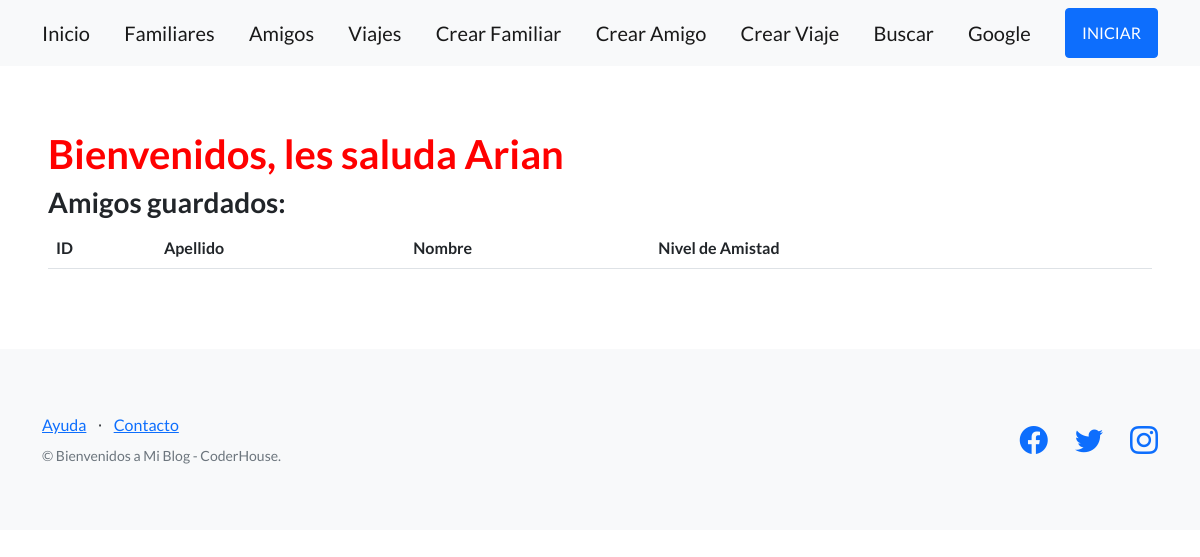
Page /blog/amigos/ on the earlier database version.
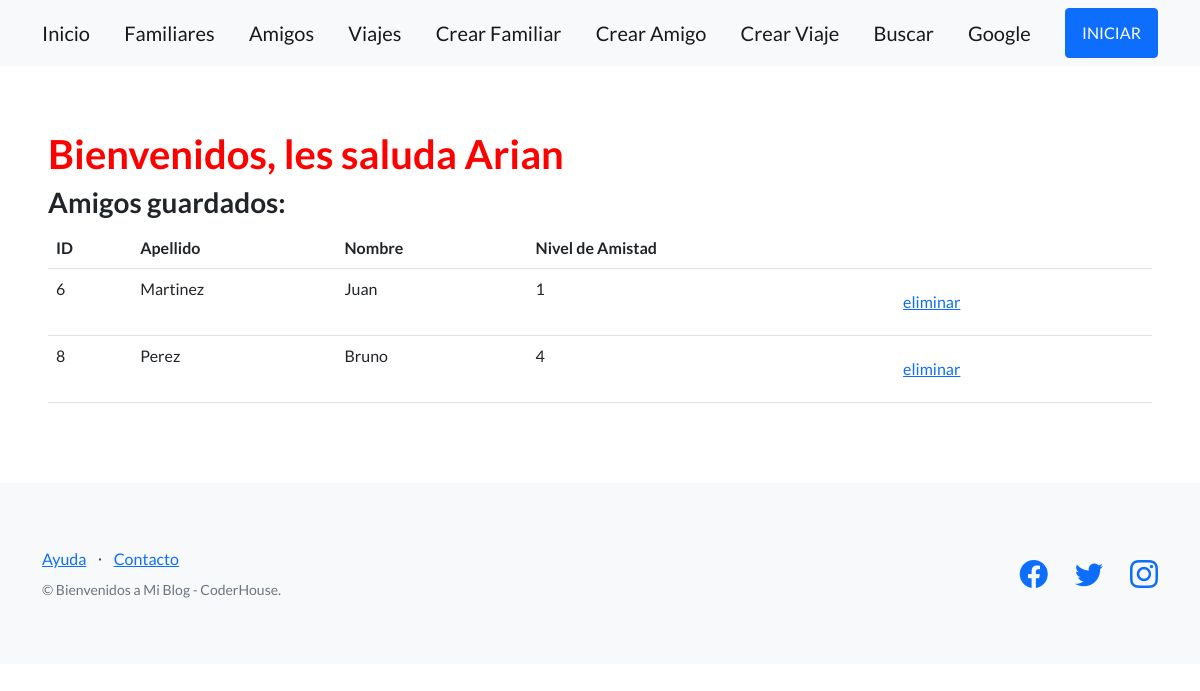
Same page on the later database version.
### mi_blog/models.py (models this page shows, shortened)
class Persona(models.Model):
    nombre = models.CharField(max_length=100)
    fecha_nacimiento = models.DateField()
    apellido = models.CharField(max_length=256)

class Amigos(Persona):
    nivel_amistad = models.PositiveIntegerField()

class Persona(models.Model):
    nombre = models.CharField(max_length=100)
    fecha_nacimiento = models.DateField()
    apellido = models.CharField(max_length=256)

### mi_blog/views.py (the view)
# urls.py: path('amigos/', views.lista_amigos, name='lista_amigos'),
def lista_amigos(request):
    amigos = Amigos.objects.all()
    return render(request, 'mi_blog/lista_amigos.html', {'amigos': amigos})

### mi_blog/templates/mi_blog/lista_amigos.html (shortened to what this page needs)
{% extends "base.html" %}
{% block contenido %}
<h1 style="color:red;">
    Bienvenidos, les saluda Arian
</h1>
<h3>Amigos guardados:</h3>
<table class="table">
  <tbody>
    <tr>
      <th>ID</th>
      <th>Apellido</th>
      <th>Nombre</th>
      <th>Nivel de Amistad</th>
      <th></th>
    </tr>
    {% for amigos in amigos %}
    <tr>
      <td>{{ amigos.id }}</td>
      <td>{{ amigos.apellido }}</td>
      <td>{{ amigos.nombre }}</td>
      <td>{{ amigos.nivel_amistad }}</td>
      <td>
        <form action="{% url 'mi_blog:eliminar_amigo' amigos.id %}" method="post">
          <input type="submit" class="btn btn-link" value="eliminar"/>
        </form>
      </td>
    </tr>
    {% endfor %}
    </tbody>
  </table>
{% endblock contenido %}

Differences in the rows shown:
added Amigos: id "6", apellido "Martinez", nombre "Juan", nivel_amistad "1"
added Amigos: id "8", apellido "Perez", nombre "Bruno", nivel_amistad "4"
